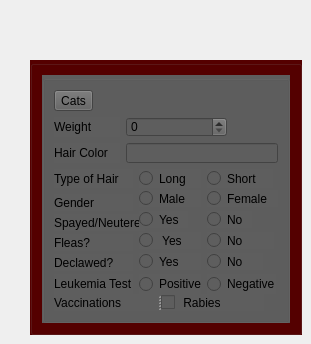
        <widget class="QWidget" name="tab_7">
         <attribute name="title">
          <string>Cat Entries</string>
         </attribute>
         <widget class="QGroupBox" name="groupBox_8">
          <property name="geometry">
           <rect>
            <x>30</x>
            <y>60</y>
            <width>272</width>
            <height>275</height>
           </rect>
          </property>
          <property name="styleSheet">
           <string notr="true">background-color: rgb(85, 0, 0);</string>
          </property>
          <property name="title">
           <string/>
          </property>
          <layout class="QGridLayout" name="gridLayout_4">
           <item row="0" column="0">
            <widget class="QGroupBox" name="groupBox4_2">
             <property name="styleSheet">
              <string notr="true">background-color: rgb(94, 94, 94);</string>
             </property>
             <layout class="QVBoxLayout" name="verticalLayout_30">
              <item>
               <widget class="QToolButton" name="toolButton_5">
                <property name="text">
                 <string>Cats</string>
                </property>
               </widget>
              </item>
              <item>
               <layout class="QHBoxLayout" name="horizontalLayout_14">
                <item>
                 <layout class="QVBoxLayout" name="verticalLayout_31">
                  <item>
                   <widget class="QLabel" name="label_34">
                    <property name="minimumSize">
                     <size>
                      <width>0</width>
                      <height>20</height>
                     </size>
                    </property>
                    <property name="maximumSize">
                     <size>
                      <width>102</width>
                      <height>20</height>
                     </size>
                    </property>
                    <property name="text">
                     <string>Weight</string>
                    </property>
                   </widget>
                  </item>
                  <item>
                   <widget class="QLabel" name="label_35">
                    <property name="minimumSize">
                     <size>
                      <width>47</width>
                      <height>20</height>
                     </size>
                    </property>
                    <property name="text">
                     <string>Hair Color</string>
                    </property>
                   </widget>
                  </item>
                 </layout>
                </item>
                <item>
                 <layout class="QVBoxLayout" name="verticalLayout_32">
                  <item>
                   <widget class="QSpinBox" name="DogWeight_4">
                    <property name="minimumSize">
                     <size>
                      <width>86</width>
                      <height>20</height>
                     </size>
                    </property>
                    <property name="maximumSize">
                     <size>
                      <width>101</width>
                      <height>20</height>
                     </size>
                    </property>
                   </widget>
                  </item>
                  <item>
                   <widget class="QLineEdit" name="lineEdit_8">
                    <property name="minimumSize">
                     <size>
                      <width>128</width>
                      <height>20</height>
                     </size>
                    </property>
                    <property name="maximumSize">
                     <size>
                      <width>152</width>
                      <height>20</height>
                     </size>
                    </property>
                   </widget>
                  </item>
                 </layout>
                </item>
               </layout>
              </item>
              <item>
               <layout class="QHBoxLayout" name="horizontalLayout_15">
                <item>
                 <layout class="QVBoxLayout" name="verticalLayout_33">
                  <item>
                   <widget class="QLabel" name="label_36">
                    <property name="minimumSize">
                     <size>
                      <width>58</width>
                      <height>19</height>
                     </size>
                    </property>
                    <property name="text">
                     <string>Type of Hair</string>
                    </property>
                   </widget>
                  </item>
                  <item>
                   <layout class="QVBoxLayout" name="verticalLayout_34">
                    <item>
                     <widget class="QLabel" name="label_37">
                      <property name="minimumSize">
                       <size>
                        <width>44</width>
                        <height>17</height>
                       </size>
                      </property>
                      <property name="text">
                       <string>Gender</string>
                      </property>
                     </widget>
                    </item>
                    <item>
                     <widget class="QLabel" name="label_38">
                      <property name="minimumSize">
                       <size>
                        <width>91</width>
                        <height>17</height>
                       </size>
                      </property>
                      <property name="maximumSize">
                       <size>
                        <width>107</width>
                        <height>17</height>
                       </size>
                      </property>
                      <property name="text">
                       <string>Spayed/Neutered</string>
                      </property>
                     </widget>
                    </item>
                    <item>
                     <widget class="QLabel" name="label_39">
                      <property name="minimumSize">
                       <size>
                        <width>36</width>
                        <height>17</height>
                       </size>
                      </property>
                      <property name="text">
                       <string>Fleas?</string>
                      </property>
                     </widget>
                    </item>
                    <item>
                     <widget class="QLabel" name="label_40">
                      <property name="minimumSize">
                       <size>
                        <width>64</width>
                        <height>17</height>
                       </size>
                      </property>
                      <property name="text">
                       <string>Declawed?</string>
                      </property>
                     </widget>
                    </item>
                    <item>
                     <widget class="QLabel" name="label_41">
                      <property name="minimumSize">
                       <size>
                        <width>70</width>
                        <height>20</height>
                       </size>
                      </property>
                      <property name="text">
                       <string>Leukemia Test</string>
                      </property>
                     </widget>
                    </item>
                   </layout>
                  </item>
                 </layout>
                </item>
                <item>
                 <layout class="QVBoxLayout" name="verticalLayout_35">
                  <item>
                   <layout class="QVBoxLayout" name="verticalLayout_36">
                    <item>
                     <widget class="QRadioButton" name="radioButton_33">
                      <property name="minimumSize">
                       <size>
                        <width>0</width>
                        <height>19</height>
                       </size>
                      </property>
                      <property name="maximumSize">
                       <size>
                        <width>65</width>
                        <height>19</height>
                       </size>
                      </property>
                      <property name="text">
                       <string>Long</string>
                      </property>
                     </widget>
                    </item>
                    <item>
                     <widget class="QRadioButton" name="radioButton_34">
                      <property name="minimumSize">
                       <size>
                        <width>56</width>
                        <height>17</height>
                       </size>
                      </property>
                      <property name="maximumSize">
                       <size>
                        <width>66</width>
                        <height>17</height>
                       </size>
                      </property>
                      <property name="text">
                       <string>Male</string>
                      </property>
                     </widget>
                    </item>
                    <item>
                     <widget class="QRadioButton" name="radioButton_35">
                      <property name="minimumSize">
                       <size>
                        <width>42</width>
                        <height>17</height>
                       </size>
                      </property>
                      <property name="maximumSize">
                       <size>
                        <width>49</width>
                        <height>17</height>
                       </size>
                      </property>
                      <property name="text">
                       <string>Yes</string>
                      </property>
                     </widget>
                    </item>
                    <item>
                     <widget class="QRadioButton" name="radioButton_36">
                      <property name="minimumSize">
                       <size>
                        <width>51</width>
                        <height>17</height>
                       </size>
                      </property>
                      <property name="maximumSize">
                       <size>
                        <width>78</width>
                        <height>17</height>
                       </size>
                      </property>
                      <property name="text">
                       <string> Yes</string>
                      </property>
                     </widget>
                    </item>
                    <item>
                     <widget class="QRadioButton" name="radioButton_37">
                      <property name="minimumSize">
                       <size>
                        <width>52</width>
                        <height>17</height>
                       </size>
                      </property>
                      <property name="maximumSize">
                       <size>
                        <width>66</width>
                        <height>17</height>
                       </size>
                      </property>
                      <property name="text">
                       <string>Yes </string>
                      </property>
                     </widget>
                    </item>
                    <item>
                     <widget class="QRadioButton" name="radioButton_38">
                      <property name="minimumSize">
                       <size>
                        <width>62</width>
                        <height>20</height>
                       </size>
                      </property>
                      <property name="maximumSize">
                       <size>
                        <width>62</width>
                        <height>20</height>
                       </size>
                      </property>
                      <property name="text">
                       <string>Positive</string>
                      </property>
                     </widget>
                    </item>
                   </layout>
                  </item>
                 </layout>
                </item>
                <item>
                 <layout class="QVBoxLayout" name="verticalLayout_37">
                  <item>
                   <widget class="QRadioButton" name="radioButton_39">
                    <property name="minimumSize">
                     <size>
                      <width>0</width>
                      <height>19</height>
                     </size>
                    </property>
                    <property name="maximumSize">
                     <size>
                      <width>66</width>
                      <height>19</height>
                     </size>
                    </property>
                    <property name="text">
                     <string>Short</string>
                    </property>
                   </widget>
                  </item>
                  <item>
                   <widget class="QRadioButton" name="radioButton_40">
                    <property name="minimumSize">
                     <size>
                      <width>71</width>
                      <height>17</height>
                     </size>
                    </property>
                    <property name="maximumSize">
                     <size>
                      <width>84</width>
                      <height>17</height>
                     </size>
                    </property>
                    <property name="text">
                     <string>Female</string>
                    </property>
                   </widget>
                  </item>
                  <item>
                   <widget class="QRadioButton" name="radioButton_41">
                    <property name="minimumSize">
                     <size>
                      <width>38</width>
                      <height>17</height>
                     </size>
                    </property>
                    <property name="maximumSize">
                     <size>
                      <width>45</width>
                      <height>17</height>
                     </size>
                    </property>
                    <property name="text">
                     <string>No</string>
                    </property>
                   </widget>
                  </item>
                  <item>
                   <widget class="QRadioButton" name="radioButton_42">
                    <property name="minimumSize">
                     <size>
                      <width>44</width>
                      <height>17</height>
                     </size>
                    </property>
                    <property name="maximumSize">
                     <size>
                      <width>67</width>
                      <height>17</height>
                     </size>
                    </property>
                    <property name="text">
                     <string>No</string>
                    </property>
                   </widget>
                  </item>
                  <item>
                   <widget class="QRadioButton" name="radioButton_43">
                    <property name="minimumSize">
                     <size>
                      <width>45</width>
                      <height>17</height>
                     </size>
                    </property>
                    <property name="maximumSize">
                     <size>
                      <width>56</width>
                      <height>17</height>
                     </size>
                    </property>
                    <property name="text">
                     <string>No</string>
                    </property>
                   </widget>
                  </item>
                  <item>
                   <widget class="QRadioButton" name="radioButton_44">
                    <property name="minimumSize">
                     <size>
                      <width>69</width>
                      <height>20</height>
                     </size>
                    </property>
                    <property name="maximumSize">
                     <size>
                      <width>69</width>
                      <height>20</height>
                     </size>
                    </property>
                    <property name="text">
                     <string>Negative</string>
                    </property>
                   </widget>
                  </item>
                 </layout>
                </item>
               </layout>
              </item>
              <item>
               <widget class="QSplitter" name="splitter_29">
                <property name="minimumSize">
                 <size>
                  <width>0</width>
                  <height>17</height>
                 </size>
                </property>
                <property name="maximumSize">
                 <size>
                  <width>211</width>
                  <height>17</height>
                 </size>
                </property>
                <property name="orientation">
                 <enum>Qt::Horizontal</enum>
                </property>
                <widget class="QLabel" name="label_42">
                 <property name="minimumSize">
                  <size>
                   <width>0</width>
                   <height>17</height>
                  </size>
                 </property>
                 <property name="maximumSize">
                  <size>
                   <width>103</width>
                   <height>17</height>
                  </size>
                 </property>
                 <property name="text">
                  <string>Vaccinations</string>
                 </property>
                </widget>
                <widget class="QCheckBox" name="checkBox_8">
                 <property name="minimumSize">
                  <size>
                   <width>0</width>
                   <height>17</height>
                  </size>
                 </property>
                 <property name="maximumSize">
                  <size>
                   <width>103</width>
                   <height>17</height>
                  </size>
                 </property>
                 <property name="text">
                  <string> Rabies</string>
                 </property>
                </widget>
               </widget>
              </item>
             </layout>
            </widget>
           </item>
          </layout>
         </widget>
        </widget>
